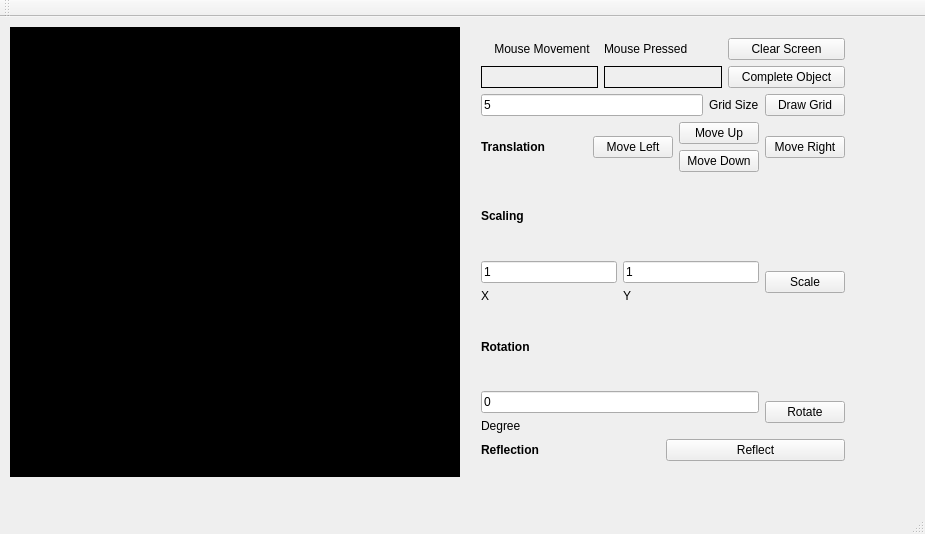
<?xml version="1.0" encoding="UTF-8"?>
<ui version="4.0">
 <class>MainWindow</class>
 <widget class="QMainWindow" name="MainWindow">
  <property name="geometry">
   <rect>
    <x>0</x>
    <y>0</y>
    <width>925</width>
    <height>534</height>
   </rect>
  </property>
  <property name="windowTitle">
   <string>MainWindow</string>
  </property>
  <widget class="QWidget" name="centralWidget">
   <widget class="my_label" name="frame">
    <property name="geometry">
     <rect>
      <x>10</x>
      <y>10</y>
      <width>450</width>
      <height>450</height>
     </rect>
    </property>
    <property name="mouseTracking">
     <bool>true</bool>
    </property>
    <property name="styleSheet">
     <string notr="true">background-color: rgb(0, 0, 0);</string>
    </property>
    <property name="frameShape">
     <enum>QFrame::Box</enum>
    </property>
    <property name="text">
     <string/>
    </property>
   </widget>
   <widget class="QWidget" name="layoutWidget">
    <property name="geometry">
     <rect>
      <x>470</x>
      <y>10</y>
      <width>386</width>
      <height>445</height>
     </rect>
    </property>
    <layout class="QVBoxLayout" name="verticalLayout_13">
     <item>
      <layout class="QHBoxLayout" name="horizontalLayout_7">
       <item>
        <layout class="QVBoxLayout" name="verticalLayout_11">
         <item>
          <widget class="QLabel" name="label_3">
           <property name="text">
            <string>    Mouse Movement</string>
           </property>
          </widget>
         </item>
         <item>
          <widget class="QLabel" name="mouse_movement">
           <property name="frameShape">
            <enum>QFrame::Panel</enum>
           </property>
           <property name="text">
            <string/>
           </property>
          </widget>
         </item>
        </layout>
       </item>
       <item>
        <layout class="QVBoxLayout" name="verticalLayout_10">
         <item>
          <widget class="QLabel" name="label_5">
           <property name="text">
            <string>Mouse Pressed</string>
           </property>
          </widget>
         </item>
         <item>
          <widget class="QLabel" name="mouse_pressed">
           <property name="frameShape">
            <enum>QFrame::Panel</enum>
           </property>
           <property name="text">
            <string/>
           </property>
          </widget>
         </item>
        </layout>
       </item>
       <item>
        <layout class="QVBoxLayout" name="verticalLayout_12">
         <item>
          <widget class="QPushButton" name="pushButton_8">
           <property name="text">
            <string>Clear Screen</string>
           </property>
          </widget>
         </item>
         <item>
          <widget class="QPushButton" name="pushButton_7">
           <property name="text">
            <string>Complete Object</string>
           </property>
          </widget>
         </item>
        </layout>
       </item>
      </layout>
     </item>
     <item>
      <layout class="QHBoxLayout" name="horizontalLayout_6">
       <item>
        <widget class="QLineEdit" name="lineEdit">
         <property name="text">
          <string>5</string>
         </property>
        </widget>
       </item>
       <item>
        <widget class="QLabel" name="label_6">
         <property name="text">
          <string>Grid Size</string>
         </property>
        </widget>
       </item>
       <item>
        <widget class="QPushButton" name="Draw">
         <property name="text">
          <string>Draw Grid</string>
         </property>
        </widget>
       </item>
      </layout>
     </item>
     <item>
      <layout class="QHBoxLayout" name="horizontalLayout_8">
       <item>
        <widget class="QLabel" name="label">
         <property name="text">
          <string>&lt;b&gt;Translation&lt;/b&gt;</string>
         </property>
        </widget>
       </item>
       <item>
        <layout class="QHBoxLayout" name="horizontalLayout">
         <item>
          <widget class="QPushButton" name="pushButton_3">
           <property name="text">
            <string>Move Left</string>
           </property>
          </widget>
         </item>
         <item>
          <layout class="QVBoxLayout" name="verticalLayout">
           <item>
            <widget class="QPushButton" name="pushButton">
             <property name="text">
              <string>Move Up</string>
             </property>
            </widget>
           </item>
           <item>
            <widget class="QPushButton" name="pushButton_2">
             <property name="text">
              <string>Move Down</string>
             </property>
            </widget>
           </item>
          </layout>
         </item>
         <item>
          <widget class="QPushButton" name="pushButton_4">
           <property name="text">
            <string>Move Right</string>
           </property>
          </widget>
         </item>
        </layout>
       </item>
      </layout>
     </item>
     <item>
      <layout class="QVBoxLayout" name="verticalLayout_4">
       <item>
        <widget class="QLabel" name="label_2">
         <property name="text">
          <string>&lt;b&gt; Scaling &lt;/b&gt;</string>
         </property>
        </widget>
       </item>
       <item>
        <layout class="QHBoxLayout" name="horizontalLayout_2">
         <item>
          <layout class="QVBoxLayout" name="verticalLayout_3">
           <item>
            <widget class="QLineEdit" name="lineEdit_2">
             <property name="text">
              <string>1</string>
             </property>
            </widget>
           </item>
           <item>
            <widget class="QLabel" name="label_7">
             <property name="text">
              <string>X</string>
             </property>
            </widget>
           </item>
          </layout>
         </item>
         <item>
          <layout class="QVBoxLayout" name="verticalLayout_2">
           <item>
            <widget class="QLineEdit" name="lineEdit_3">
             <property name="text">
              <string>1</string>
             </property>
            </widget>
           </item>
           <item>
            <widget class="QLabel" name="label_8">
             <property name="text">
              <string>Y</string>
             </property>
            </widget>
           </item>
          </layout>
         </item>
         <item>
          <widget class="QPushButton" name="pushButton_5">
           <property name="text">
            <string>Scale</string>
           </property>
          </widget>
         </item>
        </layout>
       </item>
      </layout>
     </item>
     <item>
      <layout class="QVBoxLayout" name="verticalLayout_6">
       <item>
        <widget class="QLabel" name="label_4">
         <property name="text">
          <string>&lt;b&gt;Rotation &lt;/b&gt;</string>
         </property>
        </widget>
       </item>
       <item>
        <layout class="QHBoxLayout" name="horizontalLayout_3">
         <item>
          <layout class="QVBoxLayout" name="verticalLayout_5">
           <item>
            <widget class="QLineEdit" name="lineEdit_4">
             <property name="text">
              <string>0</string>
             </property>
            </widget>
           </item>
           <item>
            <widget class="QLabel" name="label_9">
             <property name="text">
              <string>Degree</string>
             </property>
            </widget>
           </item>
          </layout>
         </item>
         <item>
          <widget class="QPushButton" name="pushButton_6">
           <property name="text">
            <string>Rotate</string>
           </property>
          </widget>
         </item>
        </layout>
       </item>
      </layout>
     </item>
     <item>
      <layout class="QHBoxLayout" name="horizontalLayout_4">
       <item>
        <widget class="QLabel" name="label_12">
         <property name="text">
          <string>&lt;b&gt;Reflection</string>
         </property>
        </widget>
       </item>
       <item>
        <widget class="QPushButton" name="pushButton_9">
         <property name="text">
          <string>Reflect</string>
         </property>
        </widget>
       </item>
      </layout>
     </item>
    </layout>
   </widget>
  </widget>
  <widget class="QMenuBar" name="menuBar">
   <property name="geometry">
    <rect>
     <x>0</x>
     <y>0</y>
     <width>925</width>
     <height>22</height>
    </rect>
   </property>
  </widget>
  <widget class="QToolBar" name="mainToolBar">
   <attribute name="toolBarArea">
    <enum>TopToolBarArea</enum>
   </attribute>
   <attribute name="toolBarBreak">
    <bool>false</bool>
   </attribute>
  </widget>
  <widget class="QStatusBar" name="statusBar"/>
 </widget>
 <layoutdefault spacing="6" margin="11"/>
 <customwidgets>
  <customwidget>
   <class>my_label</class>
   <extends>QLabel</extends>
   <header location="global">my_label.h</header>
  </customwidget>
 </customwidgets>
 <resources/>
 <connections/>
</ui>
